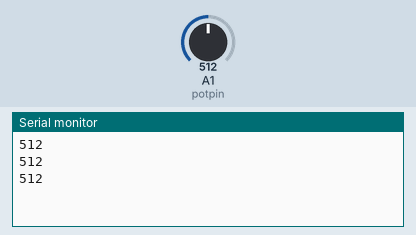
Bench run of a sketch on a simulated Arduino Uno, built with avr-gcc and run on an emulated ATmega328P. Shown: the last lines printed to the serial monitor. The inputs (shaded band) are chosen by the test bench; at power-on: A1 (potpin) = 512.

Above: at 1.3 s.
1.4 s: A1 (potpin) set to 716
At 1.9 s:
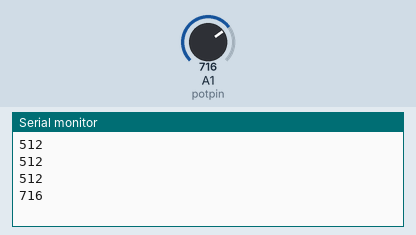
2.9 s: A1 (potpin) set to 900
At 3.4 s:
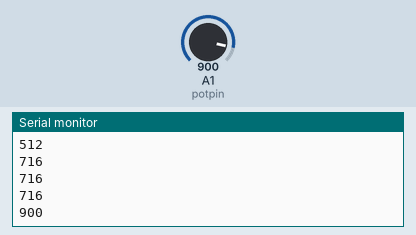
Timing chart, 0 to 5.9 s (numbered marks = the images above; inputs shaded):
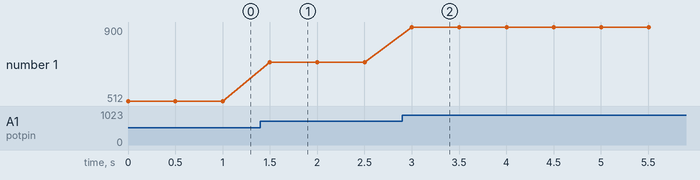

The sketch:

sketch_mar18c.ino
```cpp
const byte potpin=15;
int val;

void setup() {

Serial.begin(9600);
}

void loop() {
val = analogRead(potpin);
Serial.println(val);
delay(500);

}
```

Measured:
- after the input at 1.4 s, the serial monitor: prints a new line after 0.10 s (image 1)
- after the input at 2.9 s, the serial monitor: prints a new line after 0.10 s (image 2)
- plotted number 1: 512 → 716 after the input at 1.4 s, 716 → 900 after the input at 2.9 s
